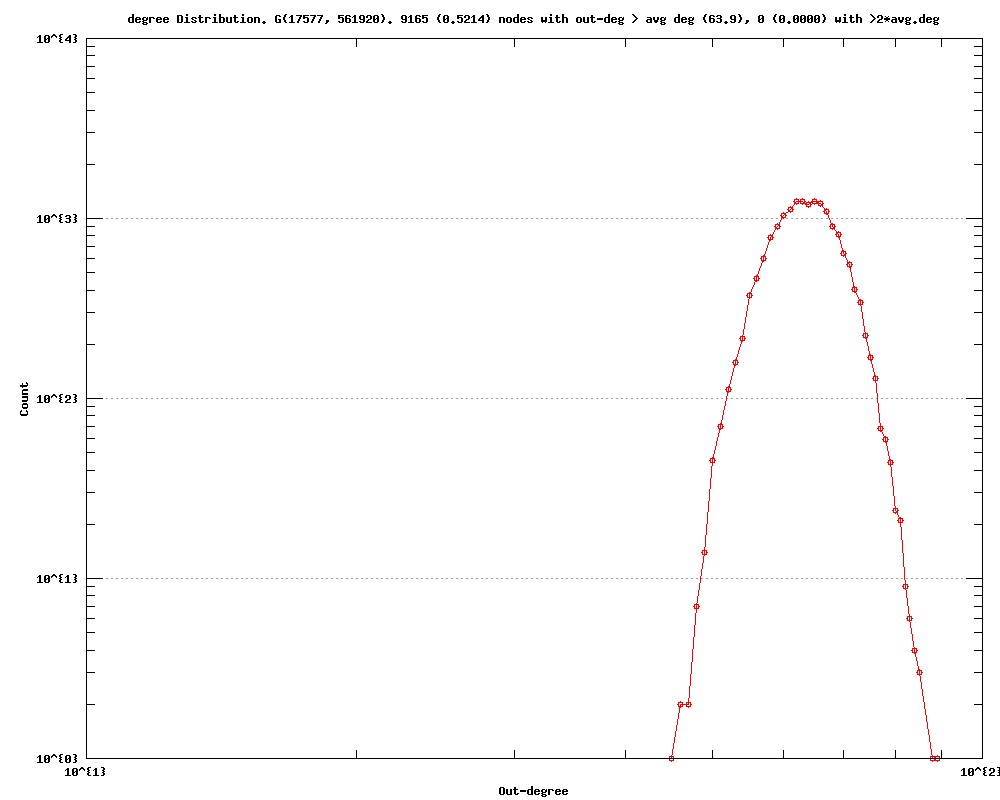

Generate this figure with gnuplot:
#
# degree Distribution. G(17577, 561920). 9165 (0.5214) nodes with out-deg > avg deg (63.9), 0 (0.0000) with >2*avg.deg (Mon Oct 31 20:49:24 2016)
#

set title "degree Distribution. G(17577, 561920). 9165 (0.5214) nodes with out-deg > avg deg (63.9), 0 (0.0000) with >2*avg.deg"
set key bottom right
set logscale xy 10
set format x "10^{%L}"
set mxtics 10
set format y "10^{%L}"
set mytics 10
set grid
set xlabel "Out-degree"
set ylabel "Count"
set tics scale 2
set terminal png size 1000,800
set output 'outDeg.degree_ws.png'
plot 	"outDeg.degree_ws.tab" using 1:2 title "" with linespoints pt 6
